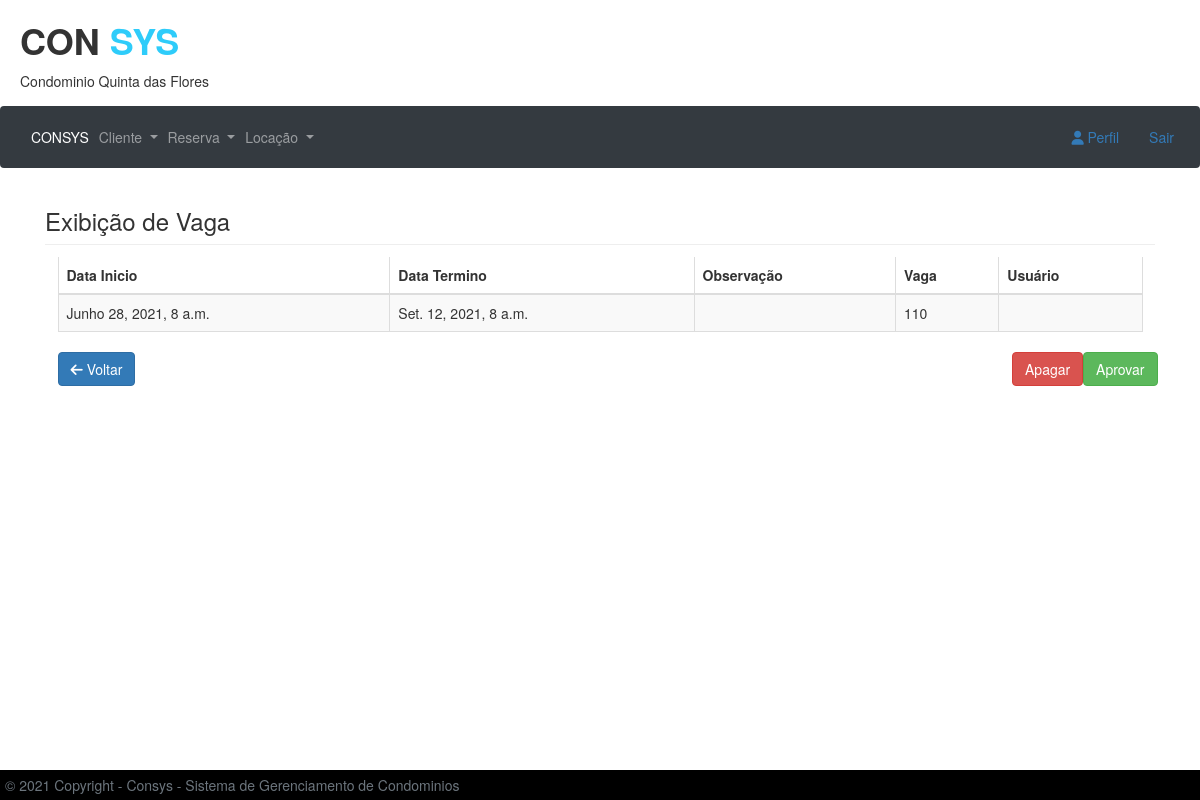
/exibirVaga/2/ (signed in), run on the app's committed database.
### sistema/models.py (models this page shows)
class ReservaVaga(models.Model):
    STATUS_CHOICES = (('Aprovado', 'Aprovado'), ('Aguardando Aprovação', 'Aguardando Aprovação'))
    vaga = models.CharField(max_length=50)
    data_inicio = models.DateTimeField()
    data_termino = models.DateTimeField()
    obs = models.CharField(max_length=100)
    tipo = models.CharField(max_length=12, default='Garagem')
    usuario = CurrentUserField()
    criado_em = models.DateTimeField(auto_now=True)
    modificacado_em = models.DateTimeField(auto_now_add=True)
    status = models.CharField(max_length=30, choices=STATUS_CHOICES, default='Aguardando Aprovação')

### sistema/views.py (the view)
# urls.py: path('exibirVaga/<int:id>/', exibir_vaga, name='exibir_vaga'),
@permission_required('administradores')
def exibir_vaga(request, id):
    vaga = ReservaVaga.objects.get(id=id)
    form = ReservaVagaFrom(request.POST or None, instance=vaga)
    if form.is_valid():
        form.save()
        return redirect('/aprovar/')
    return render(request, 'exibir_vaga.html', {'form': form, 'vaga': vaga})

### sistema/templates/exibir_vaga.html (shortened to what this page needs)
{% extends 'base.html' %}
{% block conteudo_janela %}
<div class="page-header">
    <h3 class="mb-3">Exibição de Vaga</h3>
</div>
<form method="POST">
    <div class="card-body">
        <div class="table-responsive">
            <table id="dataTable" class="table table-striped table-bordered second" style="width:100%">
                <thead>
                <tr>
                    <th>Data Inicio</th>
                    <th>Data Termino</th>
                    <th>Observação</th>
                    <th>Vaga</th>
                    <th>Usuário</th>
                </tr>
                </thead>
                <tbody>
                <tr>
                    <td>{{vaga.data_inicio}}</td>
                    <td>{{vaga.data_termino}}</td>
                    <td>{{vaga.obs}}</td>
                    <td>{{vaga.vaga}}</td>
                    <td>{{vaga.usuario}}</td>
                </tr>
                </tbody>
            </table>
        </div>
                <div>
                    <a href="{% url 'aprovar' %}" class="btn btn-primary"><i class="fa fa-arrow-left" aria-hidden="true"></i> Voltar</a>
                    <a href="{% url 'vaga_update' vaga.id %}" class="btn btn-success navbar-right">Aprovar</a>
                    <a href="{% url 'vaga_delete' vaga.id %}" class="btn btn-danger  navbar-right">Apagar</a>
            </div>
        </div>
</form>
{% endblock %}

### sistema/static/css/estilobase.css (style rules this page uses)
* { margin: 0px; padding: 0px; }

### sistema/templates/exibir_vaga.html (style rules this page uses)
.page-header { margin: 0px; padding: 0px; }

### data on the page
ReservaVaga: data_inicio "Junho 28, 2021, 8 a.m.", data_termino "Set. 12, 2021, 8 a.m.", vaga "110"
